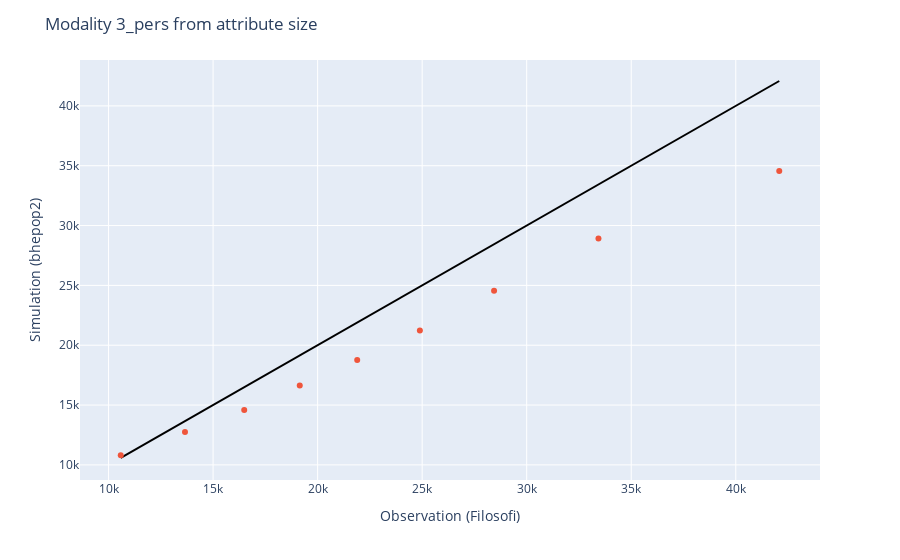

Notebook code cell kept with this figure:
### Code cell
plot_analysis(df_analysis, "size", "3_pers")

### Figure 1 — Plotly figure (JSON) as saved in the notebook; plotly's stock layout.template omitted (floating-point values rounded to 4 significant figures)
{"data": [{"hovertemplate": "x=%{x}<br>y=%{y}<extra></extra>", "legendgroup": "", "line": {"color": "black", "dash": "solid"}, "marker": {"symbol": "circle"}, "mode": "lines", "name": "", "orientation": "v", "showlegend": false, "type": "scatter", "x": [10580.0, 13660.0, 16489, 19145, 21890.0, 24890.0, 28440, 33430.0, 42080.0], "xaxis": "x", "y": [10580.0, 13660.0, 16489, 19145, 21890.0, 24890.0, 28440, 33430.0, 42080.0], "yaxis": "y"}, {"mode": "markers", "name": "bhepop2", "type": "scatter", "x": [10580.0, 13660.0, 16489, 19145, 21890.0, 24890.0, 28440, 33430.0, 42080.0], "y": [10806, 12760.0, 14580.0, 16630.0, 18770.0, 21220.0, 24550.0, 28926, 34560.0]}], "layout": {"legend": {"tracegroupgap": 0}, "margin": {"t": 60}, "showlegend": false, "title": {"text": "Modality 3_pers from attribute size"}, "xaxis": {"anchor": "y", "domain": [0, 1], "title": {"text": "Observation (Filosofi)"}}, "yaxis": {"anchor": "x", "domain": [0, 1], "title": {"text": "Simulation (bhepop2)"}}}}
